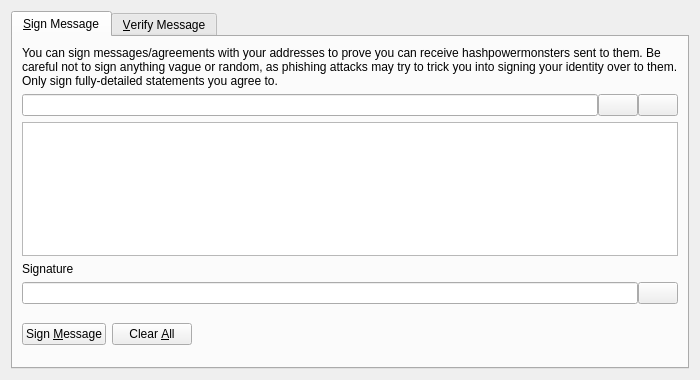
<?xml version="1.0" encoding="UTF-8"?>
<ui version="4.0">
 <class>SignVerifyMessageDialog</class>
 <widget class="QDialog" name="SignVerifyMessageDialog">
  <property name="geometry">
   <rect>
    <x>0</x>
    <y>0</y>
    <width>700</width>
    <height>380</height>
   </rect>
  </property>
  <property name="windowTitle">
   <string>Signatures - Sign / Verify a Message</string>
  </property>
  <property name="modal">
   <bool>true</bool>
  </property>
  <layout class="QVBoxLayout" name="verticalLayout">
   <item>
    <widget class="QTabWidget" name="tabWidget">
     <property name="currentIndex">
      <number>0</number>
     </property>
     <widget class="QWidget" name="tabSignMessage">
      <attribute name="title">
       <string>&amp;Sign Message</string>
      </attribute>
      <layout class="QVBoxLayout" name="verticalLayout_SM">
       <item>
        <widget class="QLabel" name="infoLabel_SM">
         <property name="text">
          <string>You can sign messages/agreements with your addresses to prove you can receive hashpowermonsters sent to them. Be careful not to sign anything vague or random, as phishing attacks may try to trick you into signing your identity over to them. Only sign fully-detailed statements you agree to.</string>
         </property>
         <property name="textFormat">
          <enum>Qt::PlainText</enum>
         </property>
         <property name="wordWrap">
          <bool>true</bool>
         </property>
        </widget>
       </item>
       <item>
        <layout class="QHBoxLayout" name="horizontalLayout_1_SM">
         <property name="spacing">
          <number>0</number>
         </property>
         <item>
          <widget class="QValidatedLineEdit" name="addressIn_SM">
           <property name="toolTip">
            <string>The HashpowerMonster address to sign the message with</string>
           </property>
          </widget>
         </item>
         <item>
          <widget class="QPushButton" name="addressBookButton_SM">
           <property name="toolTip">
            <string>Choose previously used address</string>
           </property>
           <property name="text">
            <string/>
           </property>
           <property name="icon">
            <iconset resource="../bitcoin.qrc">
             <normaloff>:/icons/address-book</normaloff>:/icons/address-book</iconset>
           </property>
           <property name="shortcut">
            <string>Alt+A</string>
           </property>
           <property name="autoDefault">
            <bool>false</bool>
           </property>
          </widget>
         </item>
         <item>
          <widget class="QPushButton" name="pasteButton_SM">
           <property name="toolTip">
            <string>Paste address from clipboard</string>
           </property>
           <property name="text">
            <string/>
           </property>
           <property name="icon">
            <iconset resource="../bitcoin.qrc">
             <normaloff>:/icons/editpaste</normaloff>:/icons/editpaste</iconset>
           </property>
           <property name="shortcut">
            <string>Alt+P</string>
           </property>
           <property name="autoDefault">
            <bool>false</bool>
           </property>
          </widget>
         </item>
        </layout>
       </item>
       <item>
        <widget class="QPlainTextEdit" name="messageIn_SM">
         <property name="toolTip">
          <string>Enter the message you want to sign here</string>
         </property>
        </widget>
       </item>
       <item>
        <widget class="QLabel" name="signatureLabel_SM">
         <property name="text">
          <string>Signature</string>
         </property>
         <property name="textFormat">
          <enum>Qt::PlainText</enum>
         </property>
        </widget>
       </item>
       <item>
        <layout class="QHBoxLayout" name="horizontalLayout_2_SM">
         <property name="spacing">
          <number>0</number>
         </property>
         <item>
          <widget class="QLineEdit" name="signatureOut_SM">
           <property name="font">
            <font>
             <italic>true</italic>
            </font>
           </property>
           <property name="readOnly">
            <bool>true</bool>
           </property>
          </widget>
         </item>
         <item>
          <widget class="QPushButton" name="copySignatureButton_SM">
           <property name="toolTip">
            <string>Copy the current signature to the system clipboard</string>
           </property>
           <property name="text">
            <string/>
           </property>
           <property name="icon">
            <iconset resource="../bitcoin.qrc">
             <normaloff>:/icons/editcopy</normaloff>:/icons/editcopy</iconset>
           </property>
           <property name="autoDefault">
            <bool>false</bool>
           </property>
          </widget>
         </item>
        </layout>
       </item>
       <item>
        <layout class="QHBoxLayout" name="horizontalLayout_3_SM">
         <item>
          <widget class="QPushButton" name="signMessageButton_SM">
           <property name="toolTip">
            <string>Sign the message to prove you own this HashpowerMonster address</string>
           </property>
           <property name="text">
            <string>Sign &amp;Message</string>
           </property>
           <property name="icon">
            <iconset resource="../bitcoin.qrc">
             <normaloff>:/icons/edit</normaloff>:/icons/edit</iconset>
           </property>
           <property name="autoDefault">
            <bool>false</bool>
           </property>
          </widget>
         </item>
         <item>
          <widget class="QPushButton" name="clearButton_SM">
           <property name="toolTip">
            <string>Reset all sign message fields</string>
           </property>
           <property name="text">
            <string>Clear &amp;All</string>
           </property>
           <property name="icon">
            <iconset resource="../bitcoin.qrc">
             <normaloff>:/icons/remove</normaloff>:/icons/remove</iconset>
           </property>
           <property name="autoDefault">
            <bool>false</bool>
           </property>
          </widget>
         </item>
         <item>
          <spacer name="horizontalSpacer_1_SM">
           <property name="orientation">
            <enum>Qt::Horizontal</enum>
           </property>
           <property name="sizeHint" stdset="0">
            <size>
             <width>40</width>
             <height>48</height>
            </size>
           </property>
          </spacer>
         </item>
         <item>
          <widget class="QLabel" name="statusLabel_SM">
           <property name="font">
            <font>
             <weight>75</weight>
             <bold>true</bold>
            </font>
           </property>
           <property name="text">
            <string/>
           </property>
           <property name="wordWrap">
            <bool>true</bool>
           </property>
          </widget>
         </item>
         <item>
          <spacer name="horizontalSpacer_2_SM">
           <property name="orientation">
            <enum>Qt::Horizontal</enum>
           </property>
           <property name="sizeHint" stdset="0">
            <size>
             <width>40</width>
             <height>48</height>
            </size>
           </property>
          </spacer>
         </item>
        </layout>
       </item>
      </layout>
     </widget>
     <widget class="QWidget" name="tabVerifyMessage">
      <attribute name="title">
       <string>&amp;Verify Message</string>
      </attribute>
      <layout class="QVBoxLayout" name="verticalLayout_VM">
       <item>
        <widget class="QLabel" name="infoLabel_VM">
         <property name="text">
          <string>Enter the receiver's address, message (ensure you copy line breaks, spaces, tabs, etc. exactly) and signature below to verify the message. Be careful not to read more into the signature than what is in the signed message itself, to avoid being tricked by a man-in-the-middle attack. Note that this only proves the signing party receives with the address, it cannot prove sendership of any transaction!</string>
         </property>
         <property name="textFormat">
          <enum>Qt::PlainText</enum>
         </property>
         <property name="alignment">
          <set>Qt::AlignLeading|Qt::AlignLeft|Qt::AlignTop</set>
         </property>
         <property name="wordWrap">
          <bool>true</bool>
         </property>
        </widget>
       </item>
       <item>
        <layout class="QHBoxLayout" name="horizontalLayout_1_VM">
         <property name="spacing">
          <number>0</number>
         </property>
         <item>
          <widget class="QValidatedLineEdit" name="addressIn_VM">
           <property name="toolTip">
            <string>The HashpowerMonster address the message was signed with</string>
           </property>
          </widget>
         </item>
         <item>
          <widget class="QPushButton" name="addressBookButton_VM">
           <property name="toolTip">
            <string>Choose previously used address</string>
           </property>
           <property name="text">
            <string/>
           </property>
           <property name="icon">
            <iconset resource="../bitcoin.qrc">
             <normaloff>:/icons/address-book</normaloff>:/icons/address-book</iconset>
           </property>
           <property name="shortcut">
            <string>Alt+A</string>
           </property>
           <property name="autoDefault">
            <bool>false</bool>
           </property>
          </widget>
         </item>
        </layout>
       </item>
       <item>
        <widget class="QPlainTextEdit" name="messageIn_VM"/>
       </item>
       <item>
        <widget class="QValidatedLineEdit" name="signatureIn_VM"/>
       </item>
       <item>
        <layout class="QHBoxLayout" name="horizontalLayout_2_VM">
         <item>
          <widget class="QPushButton" name="verifyMessageButton_VM">
           <property name="toolTip">
            <string>Verify the message to ensure it was signed with the specified HashpowerMonster address</string>
           </property>
           <property name="text">
            <string>Verify &amp;Message</string>
           </property>
           <property name="icon">
            <iconset resource="../bitcoin.qrc">
             <normaloff>:/icons/transaction_0</normaloff>:/icons/transaction_0</iconset>
           </property>
           <property name="autoDefault">
            <bool>false</bool>
           </property>
          </widget>
         </item>
         <item>
          <widget class="QPushButton" name="clearButton_VM">
           <property name="toolTip">
            <string>Reset all verify message fields</string>
           </property>
           <property name="text">
            <string>Clear &amp;All</string>
           </property>
           <property name="icon">
            <iconset resource="../bitcoin.qrc">
             <normaloff>:/icons/remove</normaloff>:/icons/remove</iconset>
           </property>
           <property name="autoDefault">
            <bool>false</bool>
           </property>
          </widget>
         </item>
         <item>
          <spacer name="horizontalSpacer_1_VM">
           <property name="orientation">
            <enum>Qt::Horizontal</enum>
           </property>
           <property name="sizeHint" stdset="0">
            <size>
             <width>40</width>
             <height>48</height>
            </size>
           </property>
          </spacer>
         </item>
         <item>
          <widget class="QLabel" name="statusLabel_VM">
           <property name="font">
            <font>
             <weight>75</weight>
             <bold>true</bold>
            </font>
           </property>
           <property name="text">
            <string/>
           </property>
           <property name="wordWrap">
            <bool>true</bool>
           </property>
          </widget>
         </item>
         <item>
          <spacer name="horizontalSpacer_2_VM">
           <property name="orientation">
            <enum>Qt::Horizontal</enum>
           </property>
           <property name="sizeHint" stdset="0">
            <size>
             <width>40</width>
             <height>48</height>
            </size>
           </property>
          </spacer>
         </item>
        </layout>
       </item>
      </layout>
     </widget>
    </widget>
   </item>
  </layout>
 </widget>
 <customwidgets>
  <customwidget>
   <class>QValidatedLineEdit</class>
   <extends>QLineEdit</extends>
   <header>qt/qvalidatedlineedit.h</header>
  </customwidget>
 </customwidgets>
 <resources>
  <include location="../bitcoin.qrc"/>
 </resources>
 <connections/>
</ui>
